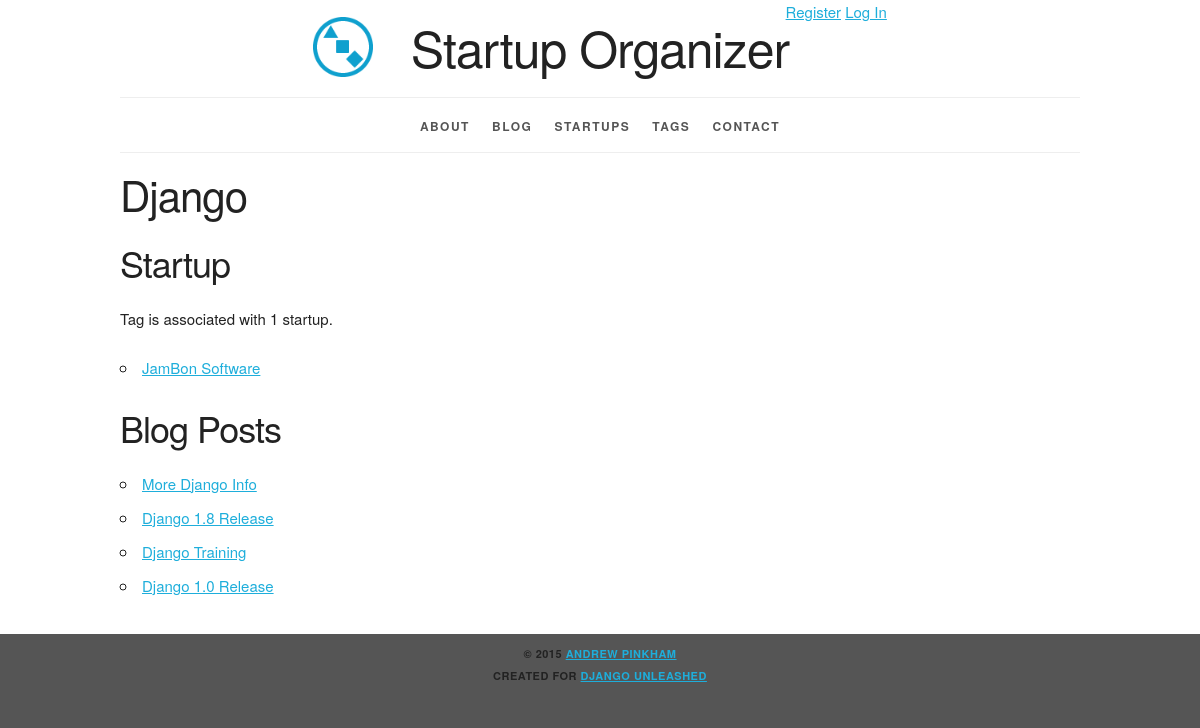
The page /tag/django/ on the database its author committed.
### organizer/models.py (models this page shows, shortened)
class Tag(models.Model):
    name = models.CharField(
        max_length=31, unique=True)
    slug = models.SlugField(
        max_length=31,
        unique=True,
        help_text='A label for URL config.')
    objects = TagManager()
    class Meta:
        ordering = ['name']
    def published_posts(self):
        return self.blog_posts.filter(
            pub_date__lt=date.today())

class Startup(models.Model):
    name = models.CharField(
        max_length=31, db_index=True)
    slug = models.SlugField(
        max_length=31,
        unique=True,
        help_text='A label for URL config.')
    description = models.TextField()
    founded_date = models.DateField(
        'date founded')
    contact = models.EmailField()
    website = models.URLField(max_length=255)
    tags = models.ManyToManyField(Tag, blank=True)
    objects = StartupManager()
    class Meta:
        ordering = ['name']
        get_latest_by = 'founded_date'
    def get_absolute_url(self):
        return reverse('organizer_startup_detail',
                       kwargs={'slug': self.slug})

### blog/models.py (models this page shows, shortened)
class Post(models.Model):
    title = models.CharField(max_length=63)
    slug = models.SlugField(
        max_length=63,
        help_text='A label for URL config',
        unique_for_month='pub_date')
    author = models.ForeignKey(
        settings.AUTH_USER_MODEL,
        related_name='blog_posts')
    text = models.TextField()
    pub_date = models.DateField(
        'date published',
        auto_now_add=True)
    tags = models.ManyToManyField(
        Tag,
        blank=True,
        related_name='blog_posts')
    startups = models.ManyToManyField(
        Startup,
        blank=True,
        related_name='blog_posts')
    objects = PostManager()
    class Meta:
        verbose_name = 'blog post'
        ordering = ['-pub_date', 'title']
        get_latest_by = 'pub_date'
        permissions = (
            ("view_future_post",
             "Can view unpublished Post"),
        )
    def get_absolute_url(self):
        return reverse(
            'blog_post_detail',
            kwargs={'year': self.pub_date.year,
                    'month': self.pub_date.month,
                    'slug': self.slug})
    def natural_key(self):
        return (
            self.pub_date,
            self.slug)
    natural_key.dependencies = [
        'organizer.startup',
        'organizer.tag',
        'user.user',
    ]

### organizer/views.py (the view)
class TagDetail(DetailView):
    model = Tag

### organizer/templates/organizer/tag_detail.html (shortened to what this page needs)
{% extends parent_template|default:"organizer/base_organizer.html" %}
{% block org_content %}
  <h2>{{ tag.name|title }}</h2>
  {% if tag.startup_set.all %}
    <section>
      <h3>Startup{{ tag.startup_set.count|pluralize }}</h3>
      <p>
        Tag is associated with
        {{ tag.startup_set.count }}
        startup{{ tag.startup_set.count|pluralize }}.
      </p>
      <ul>
        {% for startup in tag.startup_set.all %}
          <li><a href="{{ startup.get_absolute_url }}">
            {{ startup.name }}
          </a></li>
        {% endfor %}
      </ul>
    </section>
  {% endif %}
  {% if perms.blog.view_future_post %}
      {% if tag.blog_posts.all %}
        <section>
          <h3>Blog Post{{ tag.blog_posts.count|pluralize }}</h3>
          <ul>
            {% for post in tag.blog_posts.all %}
              <li><a href="{{ post.get_absolute_url }}">
                {{ post.title|title }}
              </a></li>
            {% endfor %}
          </ul>
        </section>
      {% endif %}
      {% if not tag.startup_set.all and not tag.blog_posts.all %}
        <p>This tag is not related to any content.</p>
      {% endif %}
  {% else %}
      {% if tag.published_posts|length > 0 %}
        <section>
          <h3>Blog Post{{ tag.published_posts|pluralize }}</h3>
          <ul>
            {% for post in tag.published_posts %}
              <li><a href="{{ post.get_absolute_url }}">
                {{ post.title|title }}
              </a></li>
            {% endfor %}
          </ul>
        </section>
      {% endif %}
  {% endif %}
{% endblock %}

### static/site/skeleton.css (style rules this page uses)
html { font-size: 62.5%; }
body { font-size: 1.5em; line-height: 1.6; font-weight: 400; font-family: "Raleway", "HelveticaNeue", "Helvetica Neue", Helvetica, Arial, sans-serif; color: #222; }
h1, h2, h3, h4, h5, h6 { margin-top: 0; margin-bottom: 2rem; font-weight: 300; }
h2 { font-size: 3.6rem; line-height: 1.25; letter-spacing: -.1rem; }
h3 { font-size: 3.0rem; line-height: 1.3; letter-spacing: -.1rem; }
@media (min-width: 550px) { h2 { font-size: 4.2rem; } }
@media (min-width: 550px) { h3 { font-size: 3.6rem; } }
p { margin-top: 0; }
a { color: #1EAEDB; }
ul { list-style: circle inside; }
ol, ul { padding-left: 0; margin-top: 0; }
li { margin-bottom: 1rem; }
pre, blockquote, dl, figure, table, p, ul, ol, form { margin-bottom: 2.5rem; }

### static/site/style.css (style rules this page uses)
html { height: 100%; background-color: #555; }
body { background-color: white; }

### rows shown on the page
Tag: name "Django", startup_set.count "1"
Startup: name "JamBon Software"
Post: title "More Django Info"
Post: title "Django 1.8 Release"
Post: title "Django Training"
Post: title "Django 1.0 Release"
